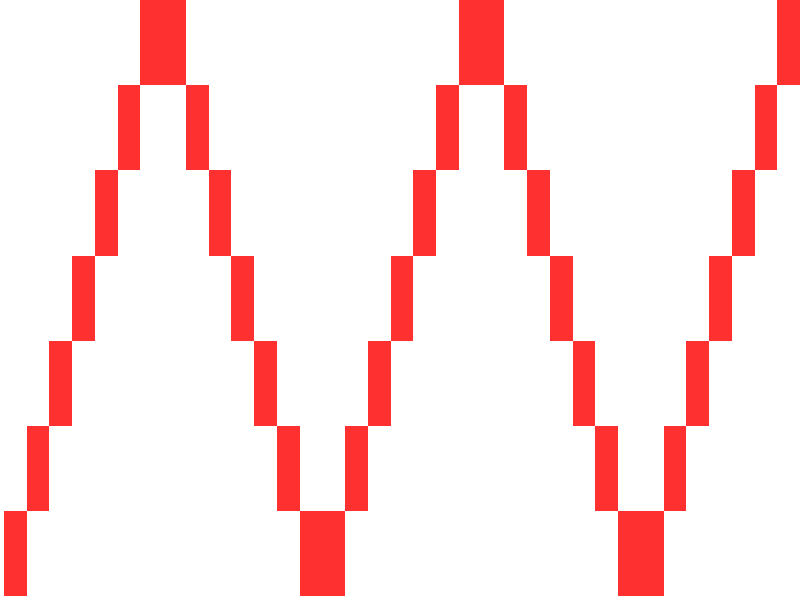
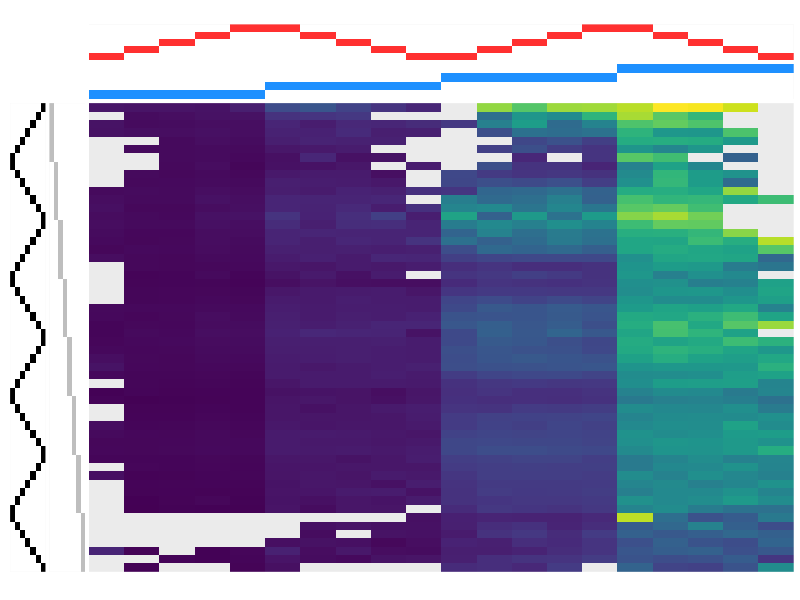

Reproduce these figures in R, in order.
library(ggplot2)
library(viridis)
library(dplyr)
library(gridExtra)
data(diamonds)

# Transform a factor or numeric vector x to an integer vector taking values in
# 0, ..., n-1
transform_to_integer <- function(x, n) {
    if (is.factor(x)){
        if(nlevels(x) != n)
            stop("La valeur de n doit être égale au nombre de niveaux dans tranform_to_integer")
        integers <- as.integer(x)
    }else {
        integers <- cut(x, 
                        breaks = quantile(x, probs = seq(0,1,1/n)), 
                        labels = F, 
                        include.lowest = T)
    }
    integers - min(integers)
    
}

# This function creates a plot which represents a function taking n different
# values and increases/decreases waves times. 
# For example, for a plot that increases and then decreases, waves = 2
create_waves <- function(n, waves = 1, color = "firebrick1", location_top = T){
    increasing_wave <- expand.grid(x = 1:n, y = 1:n) %>% mutate(fill = (y == x))
    decreasing_wave <- expand.grid(x = 1:n, y = 1:n) %>% mutate(fill = (y == n+1-x))
    
    num_increasing_waves <- floor((waves+1)/2)
    num_decreasing_waves <- floor(waves/2)
    
    increasing_waves <- 1:num_increasing_waves %>% 
        lapply(function(k) increasing_wave %>% mutate(x = x + 2*n*(k-1))) %>% 
        bind_rows()
    
    if (num_decreasing_waves>0){
        decreasing_waves <- 1:num_decreasing_waves %>% 
            lapply(function(k) decreasing_wave %>% mutate(x = x + n + 2*n*(k-1))) %>% 
            bind_rows()
    } else {
        decreasing_waves <- NULL
    }
    
    df <- rbind(increasing_waves, decreasing_waves)
    if(location_top){
        g <- ggplot(df, aes(x, y, fill = fill)) +
             scale_x_continuous(expand = c(0,0))
    } else {
        g <- ggplot(df, aes(y, x, fill = fill)) +
            scale_x_continuous(expand = c(0,0), trans = "reverse")
    }

    g + geom_tile() + 
        scale_fill_manual(values = c("white", color)) +
        scale_y_continuous(expand = c(0,0)) +
        theme(axis.text = element_blank(),
              axis.title = element_blank(),
              axis.ticks = element_blank(),
              panel.grid = element_blank(),
              legend.position = "none",
              panel.margin = unit(0, units = "cm"),
              plot.margin = unit(c(0,0,0,0), units = "cm"))
        
}
create_waves(7,5, "firebrick1", T)






transform_to_integer(diamonds$cut, 5)
transform_to_integer(diamonds$carat, 5)

df <- diamonds
var1 = "carat"
n1 = 4
var2 = "cut"
n2 = 5
target = "price"

var5 = "clarity"
n5 = 8
var6 = "color"
n6 = 7

df2 <- data.frame(target = df[[target]])
df2$x1 <- transform_to_integer(df[[var1]], n1)
df2$x2 <- transform_to_integer(df[[var2]], n2)
df2$y1 <- transform_to_integer(df[[var5]], n5)
df2$y2 <- transform_to_integer(df[[var6]], n6)
main_g <- df2 %>% 
    mutate(
        x_axis = n2*x1 + ifelse(x1%%2 == 0, x2, n2-1-x2),
        y_axis = n6*y1 + ifelse(y1%%2 == 0, y2, n6-1-y2)
    ) %>% 
    group_by(x_axis, y_axis) %>% 
    summarise(target = mean(target)) %>% 
    ggplot(aes(x = x_axis, y = y_axis, fill = target)) +
    geom_tile() +
    scale_fill_viridis() +
    scale_y_continuous(expand = c(0,0)) +
    scale_x_continuous(expand = c(0,0)) +
    theme(axis.text = element_blank(),
          axis.title = element_blank(),
          axis.ticks = element_blank(),
          panel.grid = element_blank(),
          legend.position = "none",
          panel.margin = unit(0, units = "cm"),
          plot.margin = unit(c(0,0,0,0), units = "cm"))

hlay <- rbind(c(NA,NA,1),
              c(NA,NA,2),
              c(3,4,5))
grid.arrange(grobs=list(create_waves(n2,n1, "firebrick1", T),
                        create_waves(n1,1, "dodgerblue", T),
                        create_waves(n6,n5, "black", F),
                        create_waves(n5,1, "grey", F),
                        main_g), 
             layout_matrix=hlay,
             heights = unit(c(1,1,12), c("cm")),
             widths = unit(c(1,1,18), c("cm")),
             padding = 0)



